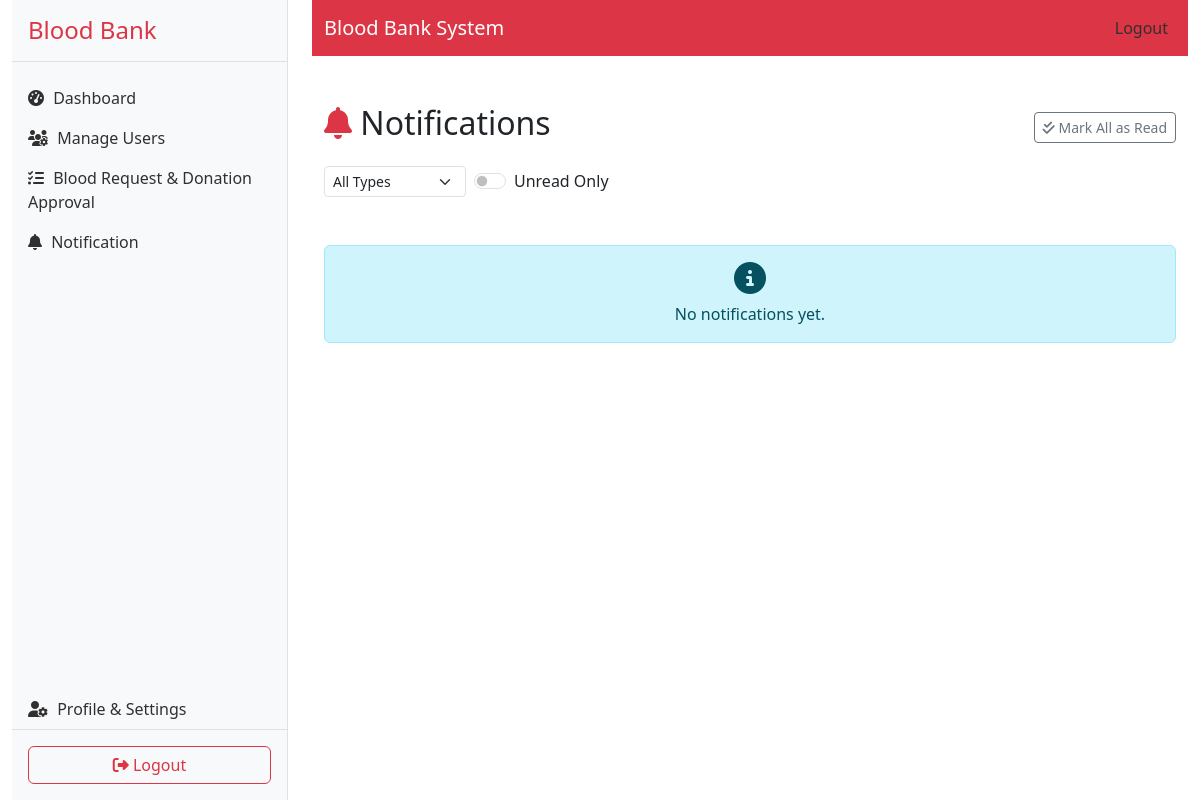
/notifications/ (signed in), run on an earlier commit of the app's database.
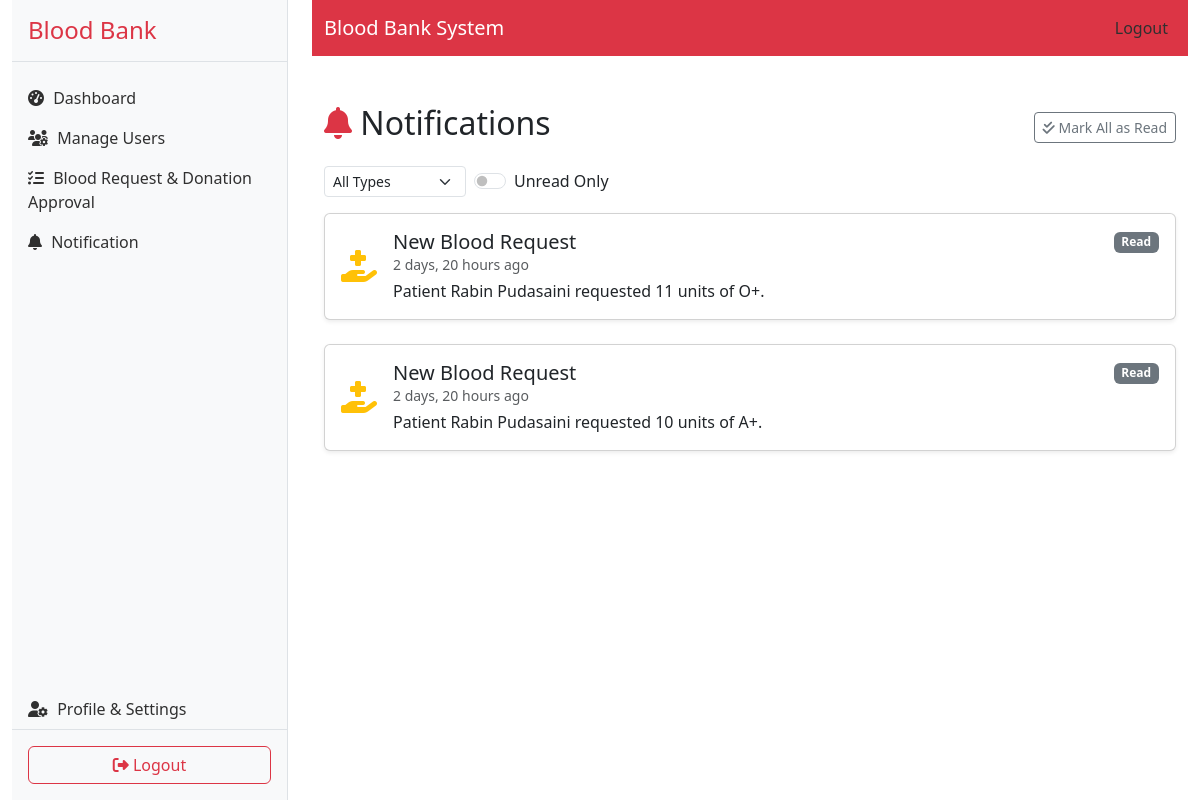
And on a later commit of the database.
### account/models.py (models this page shows, shortened)
class Notification(models.Model):
    NOTIF_TYPE_CHOICES = [
        ('donation', 'Donation'),
        ('appointment', 'Appointment'),
        ('blood_request', 'Blood Request'),
        ('system', 'System'),
    ]
    user = models.ForeignKey('User', on_delete=models.CASCADE)
    title = models.CharField(max_length=100)
    message = models.TextField()
    timestamp = models.DateTimeField(auto_now_add=True)
    type = models.CharField(max_length=20, choices=NOTIF_TYPE_CHOICES)
    read = models.BooleanField(default=False)

### account/views.py (the view)
# urls.py: path('notifications/', views.notifications, name='notifications'),
@login_required
def notifications(request):
    user = request.user
    notif_type = request.GET.get('type', 'all')
    show_unread = request.GET.get('unread', '0') == '1'
    notifs = Notification.objects.filter(user=user)
    if notif_type != 'all':
        notifs = notifs.filter(type=notif_type)
    if show_unread:
        notifs = notifs.filter(read=False)
    notifs = notifs.order_by('-timestamp')
    if request.method == 'POST' and 'mark_all_read' in request.POST:
        notifs.update(read=True)
        messages.success(request, 'All notifications marked as read.')
        return redirect('notifications')
    context = {
        'notifications': notifs,
        'notif_type': notif_type,
        'show_unread': show_unread,
    }
    return render(request, 'account/notifications.html', context)

### templates/account/notifications.html (shortened to what this page needs)
{% extends 'base.html' %}
{% block content %}
<div class="container py-4">
    <div class="d-flex justify-content-between align-items-center mb-3">
        <h2><i class="fas fa-bell text-danger"></i> Notifications</h2>
        <form method="post" class="mb-0">
            <button type="submit" name="mark_all_read" class="btn btn-outline-secondary btn-sm"><i class="fas fa-check-double"></i> Mark All as Read</button>
        </form>
    </div>
    <div class="mb-3">
        <form method="get" class="row g-2 align-items-center">
            <div class="col-auto">
                <select name="type" class="form-select form-select-sm" onchange="this.form.submit()">
                    <option value="all" {% if notif_type == 'all' %}selected{% endif %}>All Types</option>
                </select>
            </div>
            <div class="col-auto">
                <div class="form-check form-switch">
                    <input class="form-check-input" type="checkbox" name="unread" value="1" id="unreadSwitch" onchange="this.form.submit()" {% if show_unread %}checked{% endif %}>
                    <label class="form-check-label" for="unreadSwitch">Unread Only</label>
                </div>
            </div>
        </form>
    </div>
    {% if notifications %}
        <div class="row g-3">
            {% for notif in notifications %}
                <div class="col-12">
                    <div class="card mb-2 shadow-sm {% if not notif.read %}border-danger{% endif %}">
                        <div class="card-body d-flex align-items-center">
                            <div class="me-3">
                                {% if notif.type == 'donation' %}
                                    <i class="fas fa-tint fa-2x text-danger"></i>
                                {% elif notif.type == 'appointment' %}
                                    <i class="fas fa-calendar-check fa-2x text-primary"></i>
                                {% elif notif.type == 'blood_request' %}
                                    <i class="fas fa-hand-holding-medical fa-2x text-warning"></i>
                                {% elif notif.type == 'system' %}
                                    <i class="fas fa-bullhorn fa-2x text-secondary"></i>
                                {% else %}
                                    <i class="fas fa-bell fa-2x text-info"></i>
                                {% endif %}
                            </div>
                            <div class="flex-grow-1">
                                <div class="d-flex justify-content-between align-items-center">
                                    <h5 class="card-title mb-0 {% if not notif.read %}fw-bold text-danger{% endif %}">{{ notif.title }}</h5>
                                    <span class="badge {% if notif.read %}bg-secondary{% else %}bg-danger{% endif %}">{% if notif.read %}Read{% else %}Unread{% endif %}</span>
                                </div>
                                <p class="mb-1 small text-muted" title="{{ notif.timestamp|date:'Y-m-d H:i' }}">{{ notif.timestamp|timesince }} ago</p>
                                <p class="mb-0">{{ notif.message }}</p>
                            </div>
                        </div>
                    </div>
                </div>
            {% endfor %}
        </div>
    {% else %}
        <div class="alert alert-info text-center mt-5">
            <i class="fas fa-info-circle fa-2x mb-2"></i><br>
            No notifications yet.
        </div>
    {% endif %}
</div>
{% endblock %}

What changed in the data, as far as the page shows it:
added Notification: type "blood_request" (drawn), title "New Blood Request", read "Read", timestamp "2 days, 20 hours", message "Patient Rabin Pudasaini requested 11 units of O+."
added Notification: type "blood_request" (drawn), title "New Blood Request", read "Read", timestamp "2 days, 20 hours", message "Patient Rabin Pudasaini requested 10 units of A+."
Also different on the page:
text no longer shown: "No notifications yet."
